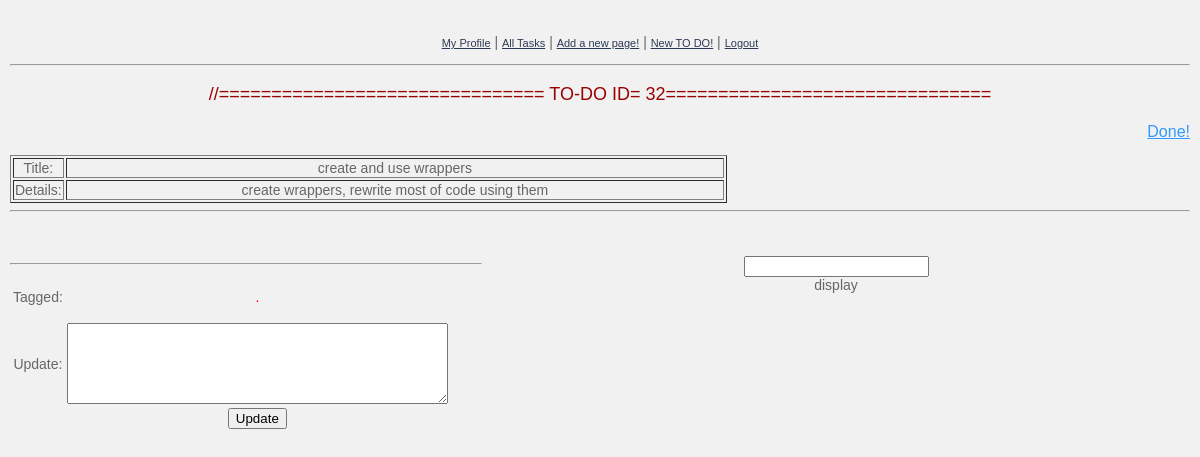
Page /update.php?object=32 (signed in) on the committed database.
### tables this page shows
CREATE TABLE IF NOT EXISTS `to_do` (
  `to_do_id` int(11) NOT NULL AUTO_INCREMENT,
  `page_id` int(11) NOT NULL,
  `developer_id` int(11) NOT NULL,
  `title` text NOT NULL,
  `details` text NOT NULL,
  `done` tinyint(1) NOT NULL COMMENT 'Y or N',
  `timestamp` timestamp NOT NULL DEFAULT CURRENT_TIMESTAMP,
  PRIMARY KEY (`to_do_id`)
);

### update.php (the view, shortened to what this page needs)
<?php
	include('functions/connect_db.php');
?>
<!DOCTYPE html PUBLIC "-//W3C//DTD XHTML 1.0 Transitional//EN" "http://www.w3.org/TR/xhtml1/DTD/xhtml1-transitional.dtd">
<html xmlns="http://www.w3.org/1999/xhtml">
<head>
<link href="css/update.css" rel="stylesheet" type="text/css" />
</head>
<body >
<?php
	include('minicode/menu.php');
   if(isset($_GET['object']))
   {
	$to_do_id=$_GET['object'];
	 $query="SELECT * FROM to_do WHERE to_do_id='$to_do_id'";
		if(!$results= mysql_query($query,$db_link))
		{
			echo 'query 3 error ';
			exit();
		}
		if(!$row=mysql_fetch_assoc($results))
		{
			echo 'error: to do not found :S';
		}
?>
<p align="center" style="font-size:18px;color:#900"><?php echo '//=============================== TO-DO ID= ',$to_do_id,'=============================== ' ?> </p>
<p style="text-align:right"><a style="font-size:16px; color:#39F" href="<?php echo 'full-list.php'.'?done='.$_GET['object']?>">Done!</a></p>
<table width="717" border="1"  >
  <tr>
    <td width="71">Title:</td>
    <td width="100%"><?= $row['title']?></td>
  </tr>
  <tr>
    <td>Details:</td>
    <td><?= $row['details']?></td>
  </tr>
</table>
<hr style="color:#60C"/>
<?php
   }
?>
<div id="update_form">
   <p class="float_breaker">&nbsp;</p>
  <div class="div_update_input">
         <hr/>
  <form id="form1" name="form1" method="post" action="">
          <table width="200" border="0">
           <tr>
           <td>Tagged:</td>
           <td><p id="display_tagged"> .</p> </td>
           </tr>
            <tr>
              <td>Update:</td>
              <td><label for="textarea2"></label>
              <textarea name="details" id="details" cols="45" rows="5"></textarea></td>
            </tr>
            <tr>
              <td>     </td>
              <td><input type="submit" name="updates" id="updates" value="Update" /></td>
            </tr>
          </table>
        </form>
</div>
<input type="textbox" id="text1"/>
</div>
<div id="displaydata">display</div>
</body>
</html>

### css/update.css (style rules this page uses)
body { font: 14px Verdana, Arial, Helvetica, sans-serif; color: #666666; margin: 0px; padding: 20px 10px 0px; text-align: center; background-color: #F1F1F1; }
#display_tagged { color:#F00; }
.float_breaker { clear:both; }
.div_update_input { width:40%; float:left; }
a { color: #2D3954; font-size: 11px; }

### rows in the picture
to_do: title "create and use wrappers", details "create wrappers, rewrite most of code using them"

### other values in the picture
$to_do_id "32"
